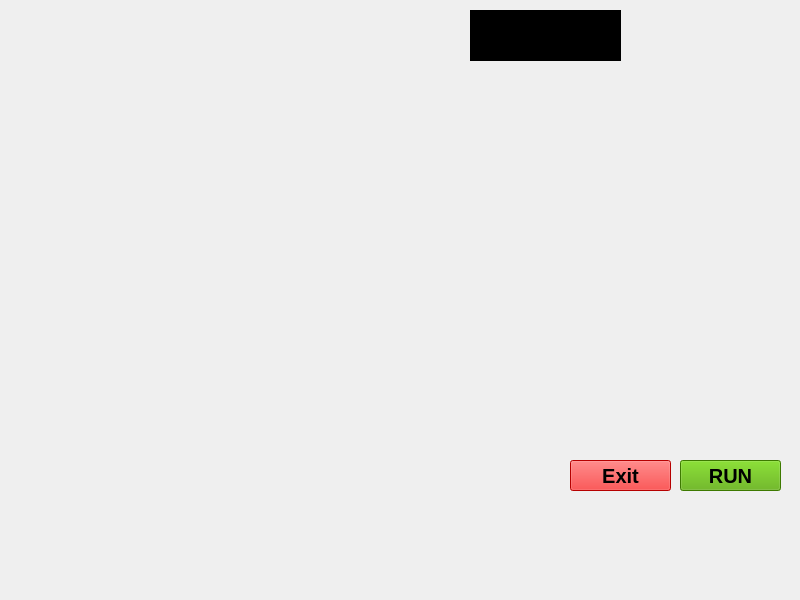
<?xml version="1.0" encoding="UTF-8"?>
<ui version="4.0">
 <class>Mark</class>
 <widget class="QMainWindow" name="Mark">
  <property name="geometry">
   <rect>
    <x>0</x>
    <y>0</y>
    <width>800</width>
    <height>600</height>
   </rect>
  </property>
  <property name="windowTitle">
   <string>MainWindow</string>
  </property>
  <widget class="QWidget" name="centralwidget">
   <widget class="QLabel" name="label">
    <property name="geometry">
     <rect>
      <x>0</x>
      <y>-10</y>
      <width>941</width>
      <height>621</height>
     </rect>
    </property>
    <property name="text">
     <string/>
    </property>
    <property name="pixmap">
     <pixmap>C:/Users/Google Computer/Downloads/7LP8 (1).gif</pixmap>
    </property>
    <property name="scaledContents">
     <bool>true</bool>
    </property>
   </widget>
   <widget class="QPushButton" name="pushButton">
    <property name="geometry">
     <rect>
      <x>570</x>
      <y>460</y>
      <width>101</width>
      <height>31</height>
     </rect>
    </property>
    <property name="font">
     <font>
      <pointsize>15</pointsize>
      <weight>75</weight>
      <bold>true</bold>
     </font>
    </property>
    <property name="styleSheet">
     <string notr="true">background-color: rgb(255, 0, 0);</string>
    </property>
    <property name="text">
     <string>Exit</string>
    </property>
   </widget>
   <widget class="QPushButton" name="pushButton_2">
    <property name="geometry">
     <rect>
      <x>680</x>
      <y>460</y>
      <width>101</width>
      <height>31</height>
     </rect>
    </property>
    <property name="font">
     <font>
      <pointsize>15</pointsize>
      <weight>75</weight>
      <bold>true</bold>
     </font>
    </property>
    <property name="styleSheet">
     <string notr="true">background-color: rgb(85, 170, 0);</string>
    </property>
    <property name="text">
     <string>RUN</string>
    </property>
   </widget>
   <widget class="QLabel" name="label_2">
    <property name="geometry">
     <rect>
      <x>0</x>
      <y>0</y>
      <width>401</width>
      <height>161</height>
     </rect>
    </property>
    <property name="text">
     <string/>
    </property>
    <property name="pixmap">
     <pixmap>C:/Users/Google Computer/Downloads/initsystem.gif</pixmap>
    </property>
    <property name="scaledContents">
     <bool>true</bool>
    </property>
   </widget>
   <widget class="QTextBrowser" name="textBrowser">
    <property name="geometry">
     <rect>
      <x>470</x>
      <y>10</y>
      <width>151</width>
      <height>51</height>
     </rect>
    </property>
    <property name="styleSheet">
     <string notr="true">background:tranparent;
</string>
    </property>
   </widget>
   <widget class="QTextBrowser" name="textBrowser_2">
    <property name="geometry">
     <rect>
      <x>640</x>
      <y>10</y>
      <width>141</width>
      <height>51</height>
     </rect>
    </property>
    <property name="styleSheet">
     <string notr="true">background:transparent;</string>
    </property>
   </widget>
  </widget>
 </widget>
 <resources/>
 <connections/>
</ui>
